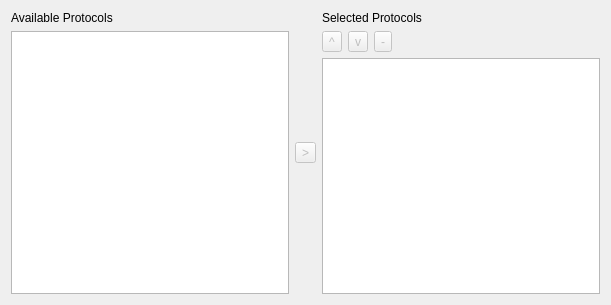
         <widget class="QWidget" name="page_2">
          <property name="geometry">
           <rect>
            <x>0</x>
            <y>0</y>
            <width>611</width>
            <height>305</height>
           </rect>
          </property>
          <attribute name="label">
           <string>Advanced</string>
          </attribute>
          <layout class="QHBoxLayout">
           <item>
            <layout class="QVBoxLayout">
             <item>
              <widget class="QLabel" name="label">
               <property name="text">
                <string>Available Protocols</string>
               </property>
              </widget>
             </item>
             <item>
              <widget class="QListView" name="lvAllProtocols">
               <property name="dragEnabled">
                <bool>true</bool>
               </property>
               <property name="selectionMode">
                <enum>QAbstractItemView::ExtendedSelection</enum>
               </property>
               <property name="selectionBehavior">
                <enum>QAbstractItemView::SelectRows</enum>
               </property>
              </widget>
             </item>
            </layout>
           </item>
           <item>
            <layout class="QVBoxLayout">
             <item>
              <spacer>
               <property name="orientation">
                <enum>Qt::Vertical</enum>
               </property>
               <property name="sizeHint" stdset="0">
                <size>
                 <width>20</width>
                 <height>40</height>
                </size>
               </property>
              </spacer>
             </item>
             <item>
              <widget class="QToolButton" name="tbAdd">
               <property name="enabled">
                <bool>false</bool>
               </property>
               <property name="text">
                <string>&gt;</string>
               </property>
               <property name="icon">
                <iconset resource="ostinato.qrc">
                 <normaloff>:/icons/arrow_right.png</normaloff>:/icons/arrow_right.png</iconset>
               </property>
              </widget>
             </item>
             <item>
              <spacer>
               <property name="orientation">
                <enum>Qt::Vertical</enum>
               </property>
               <property name="sizeHint" stdset="0">
                <size>
                 <width>20</width>
                 <height>40</height>
                </size>
               </property>
              </spacer>
             </item>
            </layout>
           </item>
           <item>
            <layout class="QVBoxLayout">
             <item>
              <widget class="QLabel" name="label_2">
               <property name="text">
                <string>Selected Protocols</string>
               </property>
              </widget>
             </item>
             <item>
              <layout class="QHBoxLayout">
               <item>
                <widget class="QToolButton" name="tbUp">
                 <property name="enabled">
                  <bool>false</bool>
                 </property>
                 <property name="text">
                  <string>^</string>
                 </property>
                 <property name="icon">
                  <iconset resource="ostinato.qrc">
                   <normaloff>:/icons/arrow_up.png</normaloff>:/icons/arrow_up.png</iconset>
                 </property>
                </widget>
               </item>
               <item>
                <widget class="QToolButton" name="tbDown">
                 <property name="enabled">
                  <bool>false</bool>
                 </property>
                 <property name="text">
                  <string>v</string>
                 </property>
                 <property name="icon">
                  <iconset resource="ostinato.qrc">
                   <normaloff>:/icons/arrow_down.png</normaloff>:/icons/arrow_down.png</iconset>
                 </property>
                </widget>
               </item>
               <item>
                <widget class="QToolButton" name="tbDelete">
                 <property name="enabled">
                  <bool>false</bool>
                 </property>
                 <property name="text">
                  <string>-</string>
                 </property>
                 <property name="icon">
                  <iconset resource="ostinato.qrc">
                   <normaloff>:/icons/delete.png</normaloff>:/icons/delete.png</iconset>
                 </property>
                </widget>
               </item>
               <item>
                <spacer>
                 <property name="orientation">
                  <enum>Qt::Horizontal</enum>
                 </property>
                 <property name="sizeHint" stdset="0">
                  <size>
                   <width>40</width>
                   <height>20</height>
                  </size>
                 </property>
                </spacer>
               </item>
              </layout>
             </item>
             <item>
              <widget class="QListView" name="lvSelectedProtocols">
               <property name="selectionBehavior">
                <enum>QAbstractItemView::SelectRows</enum>
               </property>
              </widget>
             </item>
            </layout>
           </item>
          </layout>
         </widget>
